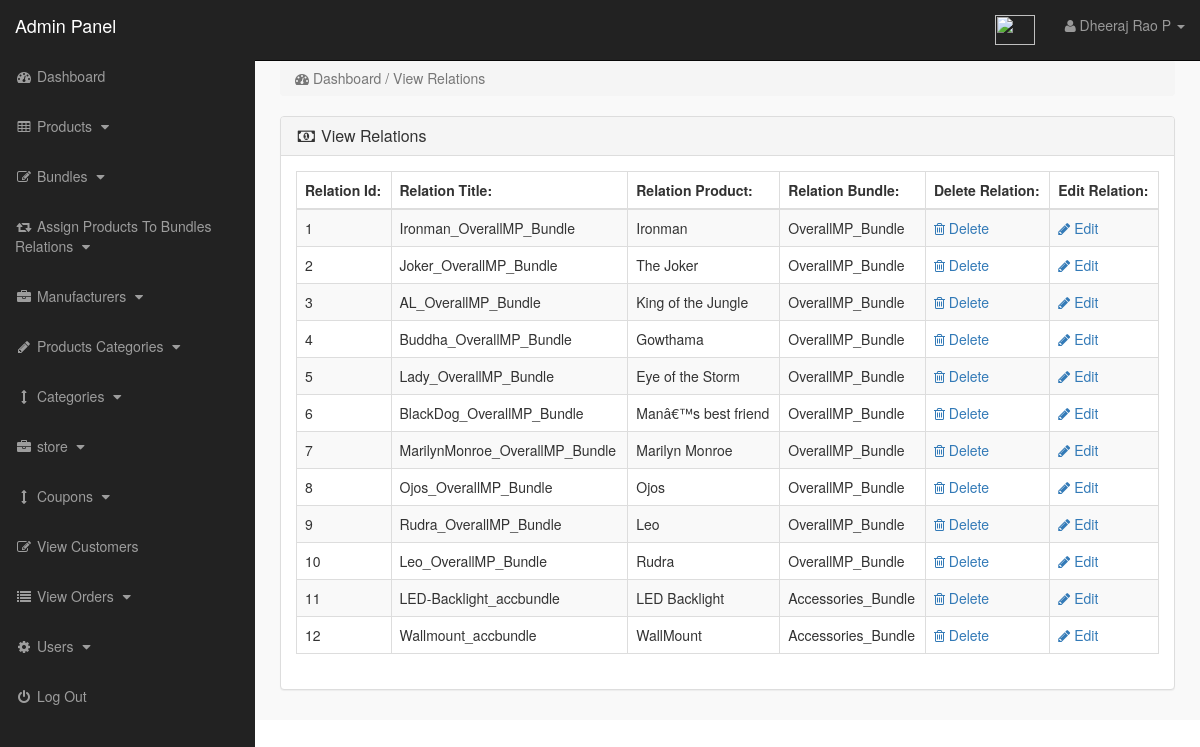
The app's page /admin_area/index.php?view_rel (signed in) with its own data.
### tables this page shows
CREATE TABLE `bundle_product_relation` (
  `rel_id` int(10) NOT NULL,
  `rel_title` varchar(255) NOT NULL,
  `product_id` int(10) NOT NULL,
  `bundle_id` int(10) NOT NULL
);

CREATE TABLE `products` (
  `product_id` int(10) NOT NULL,
  `product_type` varchar(500) NOT NULL,
  `p_cat_id` int(10) NOT NULL,
  `cat_id` int(10) NOT NULL,
  `manufacturer_id` int(10) NOT NULL,
  `v_size` int(10) NOT NULL,
  `h_size` int(10) NOT NULL,
  `product_title` text NOT NULL,
  `product_url` text NOT NULL,
  `product_img1` text NOT NULL,
  `product_img2` text NOT NULL,
  `product_img3` text NOT NULL,
  `product_price` int(10) NOT NULL,
  `product_psp_price` int(100) NOT NULL,
  `product_desc` text NOT NULL,
  `product_features` text NOT NULL,
  `product_video` text NOT NULL,
  `product_keywords` text NOT NULL,
  `product_label` text NOT NULL,
  `status` varchar(255) NOT NULL
);

### admin_area/view_rel.php (the view)
<?php
if(!isset($_SESSION['admin_email'])){
echo "<script>window.open('login.php','_self')</script>";
}
else {
?>
<div class="row">
<div class="col-lg-12">
<ol class="breadcrumb">
<li class="active">
<i class="fa fa-dashboard"></i> Dashboard / View Relations
</li>
</ol>
</div>
</div>
<div class="row">
<div class="col-lg-12">
<div class="panel panel-default">
<div class="panel-heading">
<h3 class="panel-title">
<i class="fa fa-money fa-fw"></i> View Relations
</h3>
</div>
<div class="panel-body">
<div class="table-responsive">
<table class="table table-bordered table-hover table-striped">
<thead>
<tr>
<th>Relation Id:</th>
<th>Relation Title:</th>
<th>Relation Product:</th>
<th>Relation Bundle:</th>
<th>Delete Relation:</th>
<th>Edit Relation:</th>
</tr>
</thead>
<tbody>
<?php
$i = 0;
$get_rel = "select * from bundle_product_relation";
$run_rel = mysqli_query($con,$get_rel);
while($row_rel = mysqli_fetch_array($run_rel)){
$rel_id = $row_rel['rel_id'];
$rel_title = $row_rel['rel_title'];
$bundle_id = $row_rel['bundle_id'];
$product_id = $row_rel['product_id'];
$get_p = "select * from products where product_id='$product_id'";
$run_p = mysqli_query($con,$get_p);
$row_p = mysqli_fetch_array($run_p);
$p_title = $row_p['product_title'];
$get_b = "select * from products where product_id='$bundle_id'";
$run_b = mysqli_query($con,$get_b);
$row_b = mysqli_fetch_array($run_b);
$b_title = $row_b['product_title'];
$i++;
?>
<tr>
<td> <?php echo $i; ?> </td>
<td> <?php echo $rel_title; ?> </td>
<td> <?php echo $p_title; ?> </td>
<td> <?php echo $b_title; ?> </td>
<td>
<a href="index.php?delete_rel=<?php echo $rel_id; ?>">
<i class="fa fa-trash-o"></i> Delete
</a>
</td>
<td>
<a href="index.php?edit_rel=<?php echo $rel_id; ?>">
<i class="fa fa-pencil"></i> Edit
</a>
</td>
</tr>
<?php } ?>
</tbody>
</table>
</div>
</div>
</div>
</div>
</div>
<?php } ?>

### admin_area/includes/sidebar.php (shortened to what this page needs)
<?php
if(!isset($_SESSION['admin_email'])){
    echo "<script>window.open('login.php','_self')</script>";
}
else {
    ?>
    <nav class="navbar navbar-inverse navbar-fixed-top" >
        <div class="navbar-header" >
            <a class="navbar-brand" href="index.php?dashboard" >Admin Panel</a>
        </div>
        <ul class="nav navbar-right top-nav" >
            <li>
                <a href="index.php?view_coupons">
                    <img src="../admin_area/other_images/p-code.png" style="height: 30px; width: 40px" alt="">
                </a>
            </li>
            <li class="dropdown" >
                <a href="#" class="dropdown-toggle" data-toggle="dropdown" >
                    <i class="fa fa-user" ></i>
                    <?php echo $admin_name; ?> <b class="caret" ></b>
                </a>
            </li>
        </ul>
        <div class="collapse navbar-collapse navbar-ex1-collapse">
            <ul class="nav navbar-nav side-nav">
                <li>
                    <a href="index.php?dashboard">
                        <i class="fa fa-fw fa-dashboard"></i> Dashboard
                    </a>
                </li>
                <li>
                    <a href="#" data-toggle="collapse" data-target="#products">
                        <i class="fa fa-fw fa-table"></i> Products
                        <i class="fa fa-fw fa-caret-down"></i>
                    </a>
                </li>
                <li>
                    <a href="#" data-toggle="collapse" data-target="#bundles">
                        <i class="fa fa-fw fa-edit"></i> Bundles
                        <i class="fa fa-fw fa-caret-down"></i>
                    </a>
                </li>
                <li>
                    <a href="#" data-toggle="collapse" data-target="#relations">
                        <i class="fa fa-fw fa-retweet"></i> Assign Products To Bundles Relations
                        <i class="fa fa-fw fa-caret-down"></i>
                    </a>
                </li>
                <li>
                    <a href="#" data-toggle="collapse" data-target="#manufacturers">
                        <i class="fa fa-fw fa-briefcase"></i> Manufacturers
                        <i class="fa fa-fw fa-caret-down"></i>
                    </a>
                </li>
                <li>
                    <a href="#" data-toggle="collapse" data-target="#p_cat">
                        <i class="fa fa-fw fa-pencil"></i> Products Categories
                        <i class="fa fa-fw fa-caret-down"></i>
                    </a>
                </li>
                <li>
                    <a href="#" data-toggle="collapse" data-target="#cat">
                        <i class="fa fa-fw fa-arrows-v"></i> Categories
                        <i class="fa fa-fw fa-caret-down"></i>
                    </a>
                </li>
                <li>
                    <a href="#" data-toggle="collapse" data-target="#store">
                        <i class="fa fa-fw fa-briefcase"></i> store
                        <i class="fa fa-fw fa-caret-down"></i>
                    </a>
                </li>
                <li>
                    <a href="#" data-toggle="collapse" data-target="#coupons">
                        <i class="fa fa-fw fa-arrows-v"></i> Coupons
                        <i class="fa fa-fw fa-caret-down"></i>
                    </a>
                </li>
                <li>
                    <a href="index.php?view_customers">
                        <i class="fa fa-fw fa-edit"></i> View Customers
                    </a>
                </li>
                <li>
                    <a href="#" data-toggle="collapse" data-target="#view_orders">
                        <i class="fa fa-fw fa-list"></i> View Orders
                        <i class="fa fa-fw fa-caret-down"></i>
                    </a>
                </li>
                <li>
                    <a href="#" data-toggle="collapse" data-target="#users">
                        <i class="fa fa-fw fa-gear"></i> Users
                        <i class="fa fa-fw fa-caret-down"></i>
                    </a>
                </li>
                <li>
                    <a href="logout.php">
                        <i class="fa fa-fw fa-power-off"></i> Log Out
                    </a>
                </li>
            </ul>
        </div>
    </nav>
<?php } ?>

### admin_area/css/style.css (style rules this page uses)
body { margin-top:100px; }
@media (min-width: 768px) { body { margin-top:50px; } }
.top-nav { padding:0 15px; }
.top-nav>li { display:inline-block; float:left; }
.top-nav>li>a { padding-top:15px; padding-bottom:15px; line-height:20px; color:#999; }
@media (min-width: 768px) { .side-nav { position:fixed; top:51px; width:255px; border-radius:0; overflow-y:auto; background-color: #222; bottom:0; overflow-x:hidden; padding-bottom:40px; } }
@media (min-width: 768px) { .side-nav>li>a { width:255px; } }
.panel-body { border-radius:5px; }

### records on screen
bundle_product_relation: rel_title "Ironman_OverallMP_Bundle", product.product_title "Ironman", products.product_title "OverallMP_Bundle"
bundle_product_relation: rel_title "Joker_OverallMP_Bundle", product.product_title "The Joker", products.product_title "OverallMP_Bundle"
bundle_product_relation: rel_title "AL_OverallMP_Bundle", product.product_title "King of the Jungle", products.product_title "OverallMP_Bundle"
bundle_product_relation: rel_title "Buddha_OverallMP_Bundle", product.product_title "Gowthama", products.product_title "OverallMP_Bundle"
bundle_product_relation: rel_title "Lady_OverallMP_Bundle", product.product_title "Eye of the Storm", products.product_title "OverallMP_Bundle"
bundle_product_relation: rel_title "BlackDog_OverallMP_Bundle", product.product_title "Manâ€™s best friend", products.product_title "OverallMP_Bundle"
bundle_product_relation: rel_title "MarilynMonroe_OverallMP_Bundle", product.product_title "Marilyn Monroe", products.product_title "OverallMP_Bundle"
bundle_product_relation: rel_title "Ojos_OverallMP_Bundle", product.product_title "Ojos", products.product_title "OverallMP_Bundle"
bundle_product_relation: rel_title "Rudra_OverallMP_Bundle", product.product_title "Leo", products.product_title "OverallMP_Bundle"
bundle_product_relation: rel_title "Leo_OverallMP_Bundle", product.product_title "Rudra", products.product_title "OverallMP_Bundle"
bundle_product_relation: rel_title "LED-Backlight_accbundle", product.product_title "LED Backlight", products.product_title "Accessories_Bundle"
bundle_product_relation: rel_title "Wallmount_accbundle", product.product_title "WallMount", products.product_title "Accessories_Bundle"

### other values on screen
$admin_name "Dheeraj Rao P"
